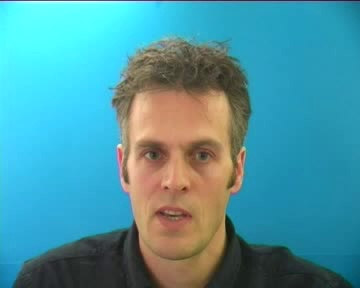
#> input picture frame0.jpg, 360 x 288 px
$ python -i features.py   (imports and definitions only)   (older library calls are emulated)
#> lines starting #> are read from the running program, lines starting #| are printed output that depends on the picture
import numpy as np
import cv2
from scipy.signal import convolve2d
import dask
from dask import delayed

#############################################################################################################################
class LPQ:
    # [28 lines left out: functions __init__, compute, not called in this run]

 #############################################################################################################################
class LPQPlus:
    # [130 lines left out: functions __init__, compute, compute_prll, hogFunc, PHOG_Algorithm, not called in this run]
 #############################################################################################################################
def lpq(image, win_size=11):
    WIN_SIZE: int = win_size
    ALPHA: float = 1 / WIN_SIZE
    WIN_RADIUS: int = (WIN_SIZE - 1) // 2

    x = np.arange(-WIN_RADIUS,WIN_RADIUS+1)[np.newaxis]
    w0 = np.ones_like(x)
    w1 = np.exp(-2*np.pi*x*ALPHA*1j)
    w2 = np.conj(w1)
    filterResp1 = convolve2d(convolve2d(image, w0.T, 'valid'),w1,'valid')
    filterResp2 = convolve2d(convolve2d(image, w1.T, 'valid'),w0,'valid')
    filterResp3 = convolve2d(convolve2d(image, w1.T, 'valid'),w1,'valid')
    filterResp4 = convolve2d(convolve2d(image, w1.T, 'valid'),w2,'valid')

    # Initilize frequency domain matrix for four frequency coordinates (np.real and np.imaginary parts for each frequency).
    freqResp = np.dstack([filterResp1.real, filterResp1.imag,
                    filterResp2.real, filterResp2.imag,
                    filterResp3.real, filterResp3.imag,
                    filterResp4.real, filterResp4.imag])

    ## Perform quantization and compute LPQ codewords
    inds = np.arange(freqResp.shape[2])[np.newaxis,np.newaxis,:]
    LPQdesc=((freqResp>0)*(2**inds)).sum(2)
    LPQdesc = np.histogram(LPQdesc.flatten(),range(256))[0]

    return LPQdesc / LPQdesc.max()
 #############################################################################################################################
# [38 lines left out: function lpq_plus, not called in this run]
import numpy as np

##############################################################################################################################

# how to use gabour filters
##### the image needs to be 1- gray image 2- cropped (face only)  3- reszie the croped image to (128*96)
##### filters to be bulit the theta needs to be with value 8  and scales  = [3,5,7,9,11]

class GabourFeatures:

    # [22 lines left out: functions __init__, compute, not called in this run]

#############################################################################################################################

>>> import cv2
>>> picture = cv2.imread('../frame0.jpg', cv2.IMREAD_GRAYSCALE)
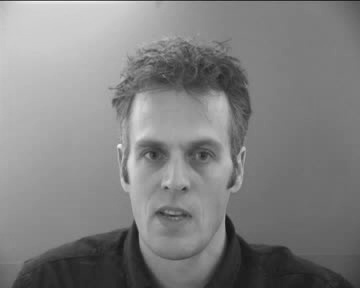
#> picture: shape (288, 360); min 20, max 243, mean 129.4
>>> result = lpq(picture)
#> in lpq, `LPQdesc=((freqResp>0)*(2**inds)).sum(2)`:
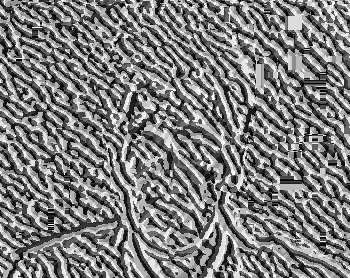
#> LPQdesc: shape (278, 350) int64; min 0, max 255, mean 125.1
#> in lpq, `LPQdesc = np.histogram(LPQdesc.flatten(),range(256))[0]`: LPQdesc = 255 values, max 1968 at index 181, min 30 at index 175, mean 381.6
#> result = 255 values, max 1 at index 181, min 0.0152 at index 175, mean 0.194
